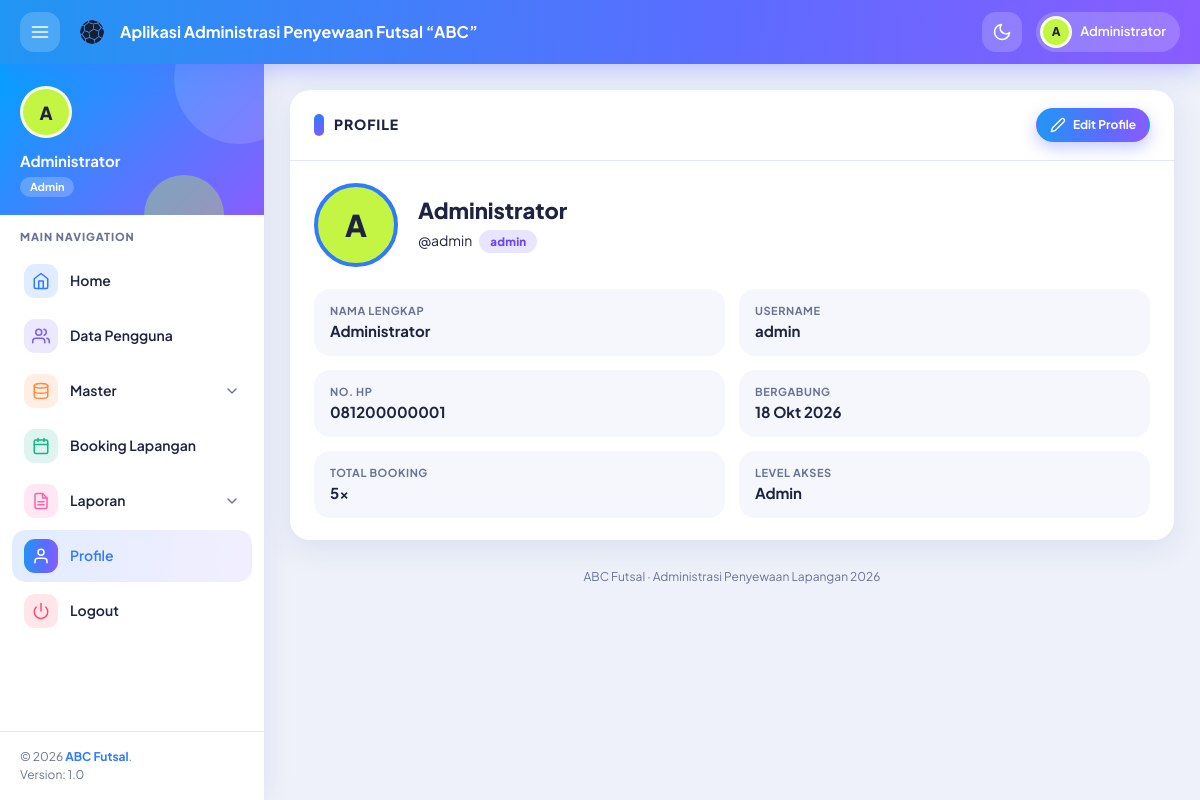
The page /index.php?page=profile (signed in) on the database its author committed.
### tables this page shows
CREATE TABLE `pengguna` (
  `id_pengguna` int(11) NOT NULL,
  `nama_lengkap` varchar(100) NOT NULL,
  `username` varchar(30) NOT NULL,
  `password` varchar(255) NOT NULL,
  `no_hp` varchar(20) DEFAULT NULL,
  `level` enum('admin','pelanggan') NOT NULL DEFAULT 'pelanggan',
  `created_at` timestamp NOT NULL DEFAULT current_timestamp()
);

### page/profile/profile.php (the view)
<?php
$me = db_one("SELECT * FROM pengguna WHERE id_pengguna = ?", [(int)$user['id']]);
$jml = (int)db_val("SELECT COUNT(*) FROM booking WHERE id_pengguna = ?", [(int)$user['id']]);
?>
<div class="card">
    <div class="header">
        <h2>PROFILE</h2>
        <div class="header-actions"><a class="btn btn-primary btn-sm" href="?page=profile&aksi=ubah"><?= ikon('edit') ?> Edit Profile</a></div>
    </div>
    <div class="body">
        <div class="profile-hero">
            <div class="avatar"><?= e(inisial($me['nama_lengkap'])) ?></div>
            <div>
                <h2 style="font-size:22px;font-weight:800"><?= e($me['nama_lengkap']) ?></h2>
                <div style="margin-top:6px">@<?= e($me['username']) ?> &nbsp; <?= badge_status($me['level']) ?></div>
            </div>
        </div>
        <div class="info-list">
            <div><small>Nama Lengkap</small><b><?= e($me['nama_lengkap']) ?></b></div>
            <div><small>Username</small><b><?= e($me['username']) ?></b></div>
            <div><small>No. HP</small><b><?= e($me['no_hp'] ?: '-') ?></b></div>
            <div><small>Bergabung</small><b><?= e(tgl_indo($me['created_at'])) ?></b></div>
            <div><small>Total Booking</small><b><?= $jml ?>x</b></div>
            <div><small>Level Akses</small><b><?= e(ucfirst($me['level'])) ?></b></div>
        </div>
    </div>
</div>

### fungsi.php (shortened to what this page needs)
<?php
function e($s)
{
    return htmlspecialchars((string)$s, ENT_QUOTES, 'UTF-8');
}
function tgl_indo($tgl)
{
    $bln = [1 => 'Jan', 'Feb', 'Mar', 'Apr', 'Mei', 'Jun', 'Jul', 'Agu', 'Sep', 'Okt', 'Nov', 'Des'];
    $t = strtotime($tgl);
    return date('d', $t) . ' ' . $bln[(int)date('n', $t)] . ' ' . date('Y', $t);
}
function inisial($nama)
{
    $p = preg_split('/\s+/', trim((string)$nama));
    $i = strtoupper(mb_substr($p[0] ?? '?', 0, 1));
    return $i;
}
function ikon($nama, $kelas = '')
{
    return '<svg class="ic ' . e($kelas) . '" aria-hidden="true"><use href="#i-' . e($nama) . '"/></svg>';
}
function badge_status($s)
{
    return '<span class="badge badge-' . strtolower(e($s)) . '">' . e($s) . '</span>';
}
function db_bind($st, $params)
{
    $tipe = '';
    foreach ($params as $p) $tipe .= is_int($p) ? 'i' : 's';
    mysqli_stmt_bind_param($st, $tipe, ...$params);
}
function db_all($sql, $params = [])
{
    global $koneksi;
    $st = mysqli_prepare($koneksi, $sql);
    db_bind($st, $params);
    mysqli_stmt_execute($st);
    $r = mysqli_stmt_get_result($st);
    $rows = $r ? mysqli_fetch_all($r, MYSQLI_ASSOC) : [];
    return $rows;
}
function db_one($sql, $params = [])
{
    $r = db_all($sql, $params);
    return $r[0] ?? null;
}
function db_val($sql, $params = [])
{
    $r = db_one($sql, $params);
    return $r ? array_values($r)[0] : null;
}

### css/style.css (style rules this page uses)
:root { --bg: #eef1f9; --card: #ffffff; --text: #1d2340; --muted: #6b7394; --line: #e4e8f4; --side: #ffffff; --primary: #2f7bff; --primary-2: #7c5cff; --lime: #c4f542; --pink: #ff5fa8; --ok: #12b886; --warn: #ffb020; --danger: #ff4d6d; --soft: #f5f7fd; --shadow: 0 8px 30px rgba(47, 80, 160, 0.1); --radius: 20px; --nav-h: 64px; --side-w: 264px; --grad: linear-gradient(95deg, #2196f3 0%, #5b6cff 60%, #8a5cff 100%); }
* { box-sizing: border-box; }
html { scroll-behavior: smooth; }
body { margin: 0; font-family: "Plus Jakarta Sans", "Segoe UI", system-ui, -apple-system, Roboto, sans-serif; font-size: 14px; line-height: 1.5; color: var(--text); background: var(--bg); -webkit-font-smoothing: antialiased; }
a { color: var(--primary); text-decoration: none; }
h1, h2, h3, h4 { margin: 0; line-height: 1.25; }
.ic { width: 20px; height: 20px; fill: none; stroke: currentColor; stroke-width: 2; stroke-linecap: round; stroke-linejoin: round; flex: none; }
.avatar { width: 52px; height: 52px; border-radius: 50%; display: grid; place-items: center; flex: none; font-weight: 800; font-size: 18px; color: #1d2340; background: var(--lime); border: 3px solid rgba(255, 255, 255, 0.85); }
.menu .tile .ic { width: 18px; height: 18px; }
.menu .caret { margin-left: auto; width: 16px; height: 16px; transition: transform 0.25s; color: var(--muted); }
.card { background: var(--card); border-radius: var(--radius); box-shadow: var(--shadow); margin-bottom: 22px; overflow: hidden; }
.card > .header { display: flex; align-items: center; justify-content: space-between; gap: 12px; flex-wrap: wrap; padding: 18px 24px; border-bottom: 1px solid var(--line); }
.card > .header h2 { font-size: 14px; font-weight: 800; letter-spacing: 0.06em; text-transform: uppercase; color: var(--text); display: flex; align-items: center; gap: 10px; }
.card > .header h2::before { content: ""; width: 10px; height: 22px; border-radius: 6px; background: linear-gradient(var(--primary), var(--primary-2)); }
.card > .body { padding: 22px 24px; }
.header-actions { display: flex; gap: 8px; flex-wrap: wrap; }
.btn { display: inline-flex; align-items: center; justify-content: center; gap: 7px; padding: 9px 18px; border-radius: 99px; border: 2px solid transparent; cursor: pointer; font: inherit; font-weight: 700; font-size: 13px; color: #fff; background: var(--primary); transition: transform 0.15s, box-shadow 0.2s, filter 0.2s; }
.btn .ic { width: 16px; height: 16px; }
.btn-primary { background: var(--grad); box-shadow: 0 6px 16px rgba(91, 108, 255, 0.35); color: #fff; }
.btn-sm { padding: 6px 12px; font-size: 12px; }
.badge { display: inline-block; padding: 3px 11px; border-radius: 99px; font-size: 11.5px; font-weight: 800; letter-spacing: 0.02em; }
.badge-admin { background: rgba(124, 92, 255, 0.16); color: #6a45f0; }
.profile-hero { display: flex; align-items: center; gap: 20px; flex-wrap: wrap; }
.profile-hero .avatar { width: 84px; height: 84px; font-size: 30px; border-width: 4px; border-color: var(--primary); }
.info-list { display: grid; grid-template-columns: repeat(2, 1fr); gap: 14px; margin-top: 22px; }
.info-list div { padding: 14px 16px; border-radius: 16px; background: var(--soft); }
.info-list small { display: block; color: var(--muted); font-weight: 700; text-transform: uppercase; letter-spacing: 0.05em; font-size: 11px; }
.info-list b { font-size: 15px; }

### rows shown on the page
pengguna: nama_lengkap "A", nama_lengkap "Administrator", username "admin", level "admin", no_hp "081200000001", created_at "18 Okt 2026", level "Admin"

### other values the page prints
inisial($user['nama']) "A"
$user['nama'] "Administrator"
$user['level'] "Admin"
$jml "5"
